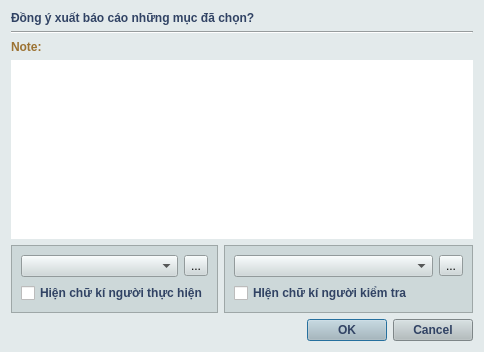
<?xml version="1.0" encoding="UTF-8"?>
<ui version="4.0">
 <class>noteAndSign</class>
 <widget class="QDialog" name="noteAndSign">
  <property name="geometry">
   <rect>
    <x>0</x>
    <y>0</y>
    <width>484</width>
    <height>352</height>
   </rect>
  </property>
  <property name="windowTitle">
   <string>Dialog</string>
  </property>
  <property name="styleSheet">
   <string notr="true">background-color: rgba(227,234,235);

</string>
  </property>
  <layout class="QGridLayout" name="gridLayout">
   <item row="0" column="0" colspan="2">
    <widget class="QLabel" name="label_2">
     <property name="styleSheet">
      <string notr="true">font: 87 10.5pt &quot;Sans&quot;; font:bold; background-color: none; color: rgb(49,67,100);</string>
     </property>
     <property name="text">
      <string>Đồng ý xuất báo cáo những mục đã chọn?</string>
     </property>
    </widget>
   </item>
   <item row="1" column="0" colspan="2">
    <widget class="Line" name="line">
     <property name="orientation">
      <enum>Qt::Horizontal</enum>
     </property>
    </widget>
   </item>
   <item row="2" column="0">
    <widget class="QLabel" name="label">
     <property name="styleSheet">
      <string notr="true">font: 87 9pt &quot;Sans&quot;; font:bold; background-color: none; color: rgb(156,114,50);</string>
     </property>
     <property name="text">
      <string>Note:</string>
     </property>
    </widget>
   </item>
   <item row="3" column="0" colspan="2">
    <widget class="QTextEdit" name="teNoteReport">
     <property name="styleSheet">
      <string notr="true">background-color: rgb(255, 255, 255);
border:none;</string>
     </property>
    </widget>
   </item>
   <item row="4" column="0">
    <widget class="QFrame" name="frame">
     <property name="styleSheet">
      <string notr="true">background-color: rgba(205,216,217);</string>
     </property>
     <property name="frameShape">
      <enum>QFrame::StyledPanel</enum>
     </property>
     <property name="frameShadow">
      <enum>QFrame::Raised</enum>
     </property>
     <layout class="QGridLayout" name="gridLayout_3">
      <item row="0" column="0">
       <widget class="QComboBox" name="pathSignExcutor"/>
      </item>
      <item row="0" column="1">
       <widget class="QToolButton" name="btnImportSignExcutor">
        <property name="text">
         <string>...</string>
        </property>
       </widget>
      </item>
      <item row="1" column="0" colspan="2">
       <widget class="QCheckBox" name="cbSignExecutor">
        <property name="styleSheet">
         <string notr="true">QCheckBox{font: 87 9pt &quot;Sans&quot;; font: bold; background-color: none; color: rgb(49,67,100);}
QCheckBox::indicator::unchecked
{
	image: url(&quot;:/Test/images/box/box_blank_small.png&quot;);
}
QCheckBox::indicator::checked
{
	image: url(&quot;:/Test/images/box/box_success_small.png&quot;);
}
QCheckBox::hover
{
   background-color:rgba(179,192,217);
  	border:none;
  	outline:none;
}</string>
        </property>
        <property name="text">
         <string>Hiện chữ kí người thực hiện</string>
        </property>
       </widget>
      </item>
     </layout>
    </widget>
   </item>
   <item row="4" column="1">
    <widget class="QFrame" name="frame_2">
     <property name="styleSheet">
      <string notr="true">background-color: rgba(205,216,217);</string>
     </property>
     <property name="frameShape">
      <enum>QFrame::StyledPanel</enum>
     </property>
     <property name="frameShadow">
      <enum>QFrame::Raised</enum>
     </property>
     <layout class="QGridLayout" name="gridLayout_2">
      <item row="0" column="0">
       <widget class="QComboBox" name="pathSignSupervisor"/>
      </item>
      <item row="0" column="1">
       <widget class="QToolButton" name="btnImportSignSupervisor">
        <property name="text">
         <string>...</string>
        </property>
       </widget>
      </item>
      <item row="1" column="0" colspan="2">
       <widget class="QCheckBox" name="cbSignSupervisor">
        <property name="styleSheet">
         <string notr="true">QCheckBox{font: 87 9pt &quot;Sans&quot;; font: bold; background-color: none; color: rgb(49,67,100);}
QCheckBox::indicator::unchecked
{
	image: url(&quot;:/Test/images/box/box_blank_small.png&quot;);
}
QCheckBox::indicator::checked
{
	image: url(&quot;:/Test/images/box/box_success_small.png&quot;);
}
QCheckBox::hover
{
   background-color:rgba(179,192,217);
  	border:none;
  	outline:none;
}</string>
        </property>
        <property name="text">
         <string>HIện chữ kí người kiểm tra</string>
        </property>
       </widget>
      </item>
     </layout>
    </widget>
   </item>
   <item row="5" column="1">
    <widget class="QDialogButtonBox" name="buttonBox">
     <property name="sizePolicy">
      <sizepolicy hsizetype="Preferred" vsizetype="Preferred">
       <horstretch>50</horstretch>
       <verstretch>50</verstretch>
      </sizepolicy>
     </property>
     <property name="styleSheet">
      <string notr="true">QPushButton
{
border-color: rgb(49, 67, 100);
color: rgb(49,67,100);
background-color: rgb(177,188,190); 
font: 87 8pt &quot;Myriad Pro&quot;;
font:bold;
outline:none;
}
QPushButton::hover
{
   background-color:rgba(146,165,201);
  	outline:none;
}</string>
     </property>
     <property name="orientation">
      <enum>Qt::Horizontal</enum>
     </property>
     <property name="standardButtons">
      <set>QDialogButtonBox::Cancel|QDialogButtonBox::Ok</set>
     </property>
    </widget>
   </item>
  </layout>
 </widget>
 <resources/>
 <connections>
  <connection>
   <sender>buttonBox</sender>
   <signal>accepted()</signal>
   <receiver>noteAndSign</receiver>
   <slot>accept()</slot>
   <hints>
    <hint type="sourcelabel">
     <x>248</x>
     <y>254</y>
    </hint>
    <hint type="destinationlabel">
     <x>157</x>
     <y>274</y>
    </hint>
   </hints>
  </connection>
  <connection>
   <sender>buttonBox</sender>
   <signal>rejected()</signal>
   <receiver>noteAndSign</receiver>
   <slot>reject()</slot>
   <hints>
    <hint type="sourcelabel">
     <x>316</x>
     <y>260</y>
    </hint>
    <hint type="destinationlabel">
     <x>286</x>
     <y>274</y>
    </hint>
   </hints>
  </connection>
 </connections>
</ui>
